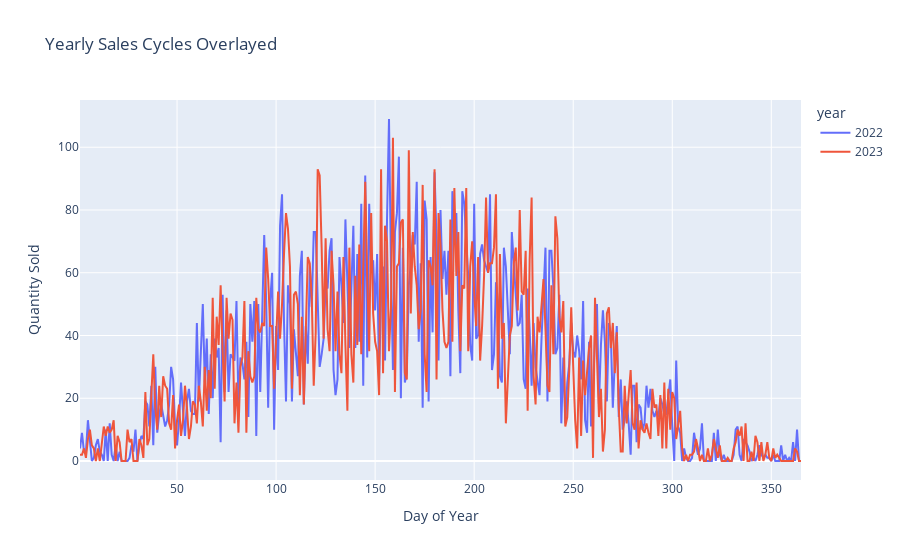

Notebook code cell kept with this figure:
### Markdown cell above
### Step 5: Inspect the Final Artifact

And here is the second **'wow' moment**. We passed a `DataFrame` object from one agent to another, and the second agent returned a fully interactive `plotly.Figure` object. 

Let's display it:

### Code cell
display(sales_plot)

### Figure 1 — Plotly figure (JSON) as saved in the notebook; plotly's stock layout.template omitted (floating-point values rounded to 4 significant figures; data arrays with more than 128 entries replaced by an {"elided": "..."} marker saying what was removed)
{"data": [{"hovertemplate": "year=2022<br>Day of Year=%{x}<br>Quantity Sold=%{y}<extra></extra>", "legendgroup": "2022", "line": {"color": "#636efa", "dash": "solid"}, "marker": {"symbol": "circle"}, "mode": "lines", "name": "2022", "orientation": "v", "showlegend": true, "type": "scatter", "x": {"elided": "365 int values"}, "xaxis": "x", "y": {"elided": "365 int values"}, "yaxis": "y"}, {"hovertemplate": "year=2023<br>Day of Year=%{x}<br>Quantity Sold=%{y}<extra></extra>", "legendgroup": "2023", "line": {"color": "#EF553B", "dash": "solid"}, "marker": {"symbol": "circle"}, "mode": "lines", "name": "2023", "orientation": "v", "showlegend": true, "type": "scatter", "x": {"elided": "365 int values"}, "xaxis": "x", "y": {"elided": "365 int values"}, "yaxis": "y"}], "layout": {"legend": {"title": {"text": "year"}, "tracegroupgap": 0}, "title": {"text": "Yearly Sales Cycles Overlayed"}, "xaxis": {"anchor": "y", "domain": [0, 1], "title": {"text": "Day of Year"}}, "yaxis": {"anchor": "x", "domain": [0, 1], "title": {"text": "Quantity Sold"}}}}
